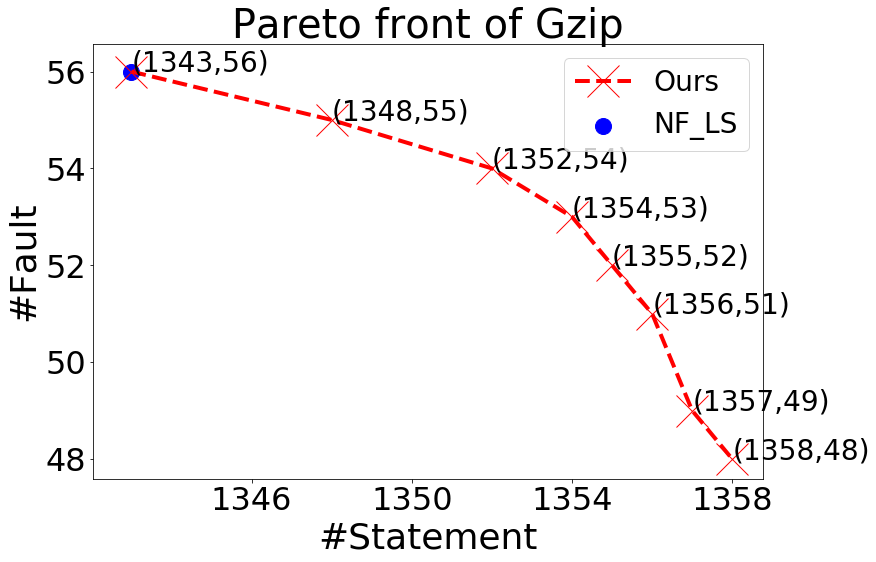

Here is the Python script that generated this plot:
# -*- coding: utf-8 -*-
"""
Created on Fri Dec  7 20:53:57 2018

@author: allen
"""

import matplotlib.pyplot as plt
import numpy as np 

#LFLS_x = [44]
#LFLS_y = [28]
#NFNS_x = [44]
#NFNS_y = [32]
NFLS_x = [1343]
NFLS_y = [56]
Ours_x= [1343,1348,1352, 1354,1355,1356,1357,1358]
Ours_y= [56,55,54,53,52,51,49,48]

my_x_ticks = np.arange(1342,1359,4) #显示范围为-5至5，每0.5显示一刻度
my_y_ticks = np.arange(48,58,2) #显示范围为-2至2，每0.2显示一刻度
plt.xticks(my_x_ticks)
plt.yticks(my_y_ticks)
  
params = {'figure.figsize': '12, 8','font.size':'28', 'axes.titlesize':'40',  'lines.markersize': '32','axes.labelsize': '36','xtick.labelsize': '32','ytick.labelsize': '32', 'lines.linewidth': '4',
'legend.fontsize': '28'}  # set figure size }
plt.rcParams.update(params)
plt.plot(Ours_x,Ours_y,linestyle='--', marker='x', color='r')
#plt.scatter(LFLS_x,LFLS_y, marker='s', color='orange')
#plt.scatter(NFNS_x,NFNS_y, marker='^', color='g')
plt.scatter(NFLS_x,NFLS_y, marker='.', color='b')

for a,b in zip(Ours_x, Ours_y): 
    plt.annotate('('+str(a)+','+str(b)+')',xy=(a,b))
#for a,b in zip(LFLS_x, LFLS_y): 
#    plt.annotate('('+str(a)+','+str(b)+')',xy=(a,b))
plt.legend(['Ours', 'NF_LS'], loc='upper right')
plt.title("Pareto front of Gzip")
plt.xlabel("#Statement")
plt.ylabel("#Fault")
           
fig = plt.gcf()
plt.show()
fig.set_size_inches(7,5)
fig.savefig('tri_sed_plot.png')
